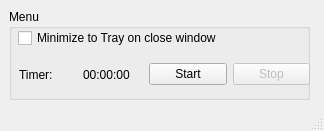
<?xml version="1.0" encoding="UTF-8"?>
<ui version="4.0">
 <class>MainWindow</class>
 <widget class="QMainWindow" name="MainWindow">
  <property name="geometry">
   <rect>
    <x>0</x>
    <y>0</y>
    <width>324</width>
    <height>131</height>
   </rect>
  </property>
  <property name="sizePolicy">
   <sizepolicy hsizetype="Fixed" vsizetype="Fixed">
    <horstretch>0</horstretch>
    <verstretch>0</verstretch>
   </sizepolicy>
  </property>
  <property name="minimumSize">
   <size>
    <width>324</width>
    <height>131</height>
   </size>
  </property>
  <property name="maximumSize">
   <size>
    <width>324</width>
    <height>131</height>
   </size>
  </property>
  <property name="windowTitle">
   <string>Mouse Runner</string>
  </property>
  <property name="windowOpacity">
   <double>4.000000000000000</double>
  </property>
  <widget class="QWidget" name="centralwidget">
   <widget class="QGroupBox" name="groupBox">
    <property name="geometry">
     <rect>
      <x>9</x>
      <y>9</y>
      <width>301</width>
      <height>91</height>
     </rect>
    </property>
    <property name="title">
     <string>Menu</string>
    </property>
    <widget class="QWidget" name="gridLayoutWidget">
     <property name="geometry">
      <rect>
       <x>9</x>
       <y>19</y>
       <width>261</width>
       <height>21</height>
      </rect>
     </property>
     <layout class="QVBoxLayout" name="verticalLayout">
      <item>
       <widget class="QCheckBox" name="minimizeToTrayEnabled">
        <property name="text">
         <string>Minimize to Tray on close window</string>
        </property>
       </widget>
      </item>
     </layout>
    </widget>
    <widget class="QWidget" name="gridLayoutWidget_5">
     <property name="geometry">
      <rect>
       <x>10</x>
       <y>50</y>
       <width>121</width>
       <height>31</height>
      </rect>
     </property>
     <layout class="QGridLayout" name="gridLayout">
      <item row="0" column="1">
       <widget class="QLabel" name="currentTimerValue">
        <property name="text">
         <string>00:00:00</string>
        </property>
       </widget>
      </item>
      <item row="0" column="0">
       <widget class="QLabel" name="currentTimerLabel">
        <property name="text">
         <string>Timer: </string>
        </property>
       </widget>
      </item>
     </layout>
    </widget>
    <widget class="QWidget" name="gridLayoutWidget_2">
     <property name="geometry">
      <rect>
       <x>140</x>
       <y>50</y>
       <width>161</width>
       <height>31</height>
      </rect>
     </property>
     <layout class="QGridLayout" name="gridLayout_2">
      <item row="0" column="0">
       <widget class="QPushButton" name="startButton">
        <property name="text">
         <string>Start</string>
        </property>
       </widget>
      </item>
      <item row="0" column="1">
       <widget class="QPushButton" name="stopButton">
        <property name="enabled">
         <bool>false</bool>
        </property>
        <property name="text">
         <string>Stop</string>
        </property>
       </widget>
      </item>
     </layout>
    </widget>
   </widget>
  </widget>
  <widget class="QMenuBar" name="menubar">
   <property name="geometry">
    <rect>
     <x>0</x>
     <y>0</y>
     <width>324</width>
     <height>21</height>
    </rect>
   </property>
  </widget>
  <widget class="QStatusBar" name="statusbar"/>
  <action name="actionExit">
   <property name="text">
    <string>Exit</string>
   </property>
  </action>
  <action name="actionAdvanced_Settings">
   <property name="text">
    <string>Advanced Settings</string>
   </property>
  </action>
 </widget>
 <resources/>
 <connections/>
</ui>
